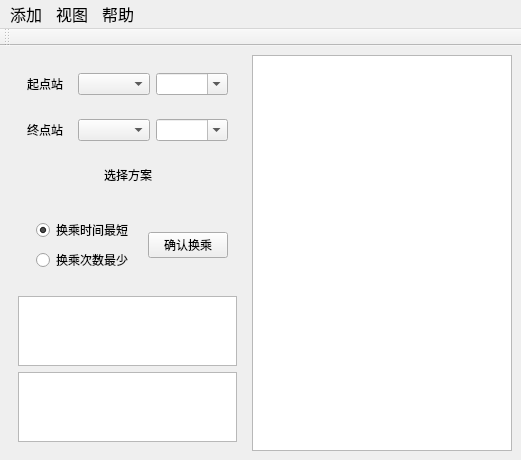
<?xml version="1.0" encoding="UTF-8"?>
<ui version="4.0">
 <class>MainWindow</class>
 <widget class="QMainWindow" name="MainWindow">
  <property name="geometry">
   <rect>
    <x>0</x>
    <y>0</y>
    <width>521</width>
    <height>427</height>
   </rect>
  </property>
  <property name="windowTitle">
   <string>MainWindow</string>
  </property>
  <property name="layoutDirection">
   <enum>Qt::LeftToRight</enum>
  </property>
  <widget class="QWidget" name="centralwidget">
   <layout class="QHBoxLayout" name="horizontalLayout_5" stretch="1,2">
    <item>
     <widget class="QWidget" name="widget_5" native="true">
      <property name="layoutDirection">
       <enum>Qt::LeftToRight</enum>
      </property>
      <layout class="QVBoxLayout" name="verticalLayout_2" stretch="0,0,0,0,5,2">
       <item>
        <widget class="QWidget" name="widget" native="true">
         <layout class="QHBoxLayout" name="horizontalLayout">
          <item>
           <widget class="QLabel" name="label">
            <property name="text">
             <string>起点站</string>
            </property>
           </widget>
          </item>
          <item>
           <widget class="QComboBox" name="comboBoxStartLine"/>
          </item>
          <item>
           <widget class="QComboBox" name="comboBoxStartStation">
            <property name="editable">
             <bool>true</bool>
            </property>
           </widget>
          </item>
         </layout>
        </widget>
       </item>
       <item>
        <widget class="QWidget" name="widget_2" native="true">
         <layout class="QHBoxLayout" name="horizontalLayout_2">
          <item>
           <widget class="QLabel" name="label_2">
            <property name="text">
             <string>终点站</string>
            </property>
           </widget>
          </item>
          <item>
           <widget class="QComboBox" name="comboBoxEndLine"/>
          </item>
          <item>
           <widget class="QComboBox" name="comboBoxEndStation">
            <property name="editable">
             <bool>true</bool>
            </property>
           </widget>
          </item>
         </layout>
        </widget>
       </item>
       <item>
        <widget class="QWidget" name="widget_6" native="true">
         <layout class="QHBoxLayout" name="horizontalLayout_4">
          <item>
           <spacer name="horizontalSpacer">
            <property name="orientation">
             <enum>Qt::Horizontal</enum>
            </property>
            <property name="sizeHint" stdset="0">
             <size>
              <width>40</width>
              <height>20</height>
             </size>
            </property>
           </spacer>
          </item>
          <item>
           <widget class="QLabel" name="label_3">
            <property name="layoutDirection">
             <enum>Qt::LeftToRight</enum>
            </property>
            <property name="text">
             <string>选择方案</string>
            </property>
           </widget>
          </item>
          <item>
           <spacer name="horizontalSpacer_2">
            <property name="orientation">
             <enum>Qt::Horizontal</enum>
            </property>
            <property name="sizeHint" stdset="0">
             <size>
              <width>59</width>
              <height>20</height>
             </size>
            </property>
           </spacer>
          </item>
         </layout>
        </widget>
       </item>
       <item>
        <widget class="QWidget" name="widget_4" native="true">
         <layout class="QHBoxLayout" name="horizontalLayout_3">
          <item>
           <widget class="QWidget" name="widget_3" native="true">
            <layout class="QVBoxLayout" name="verticalLayout">
             <item>
              <widget class="QRadioButton" name="radioButtonMinTime">
               <property name="text">
                <string>换乘时间最短</string>
               </property>
               <property name="checked">
                <bool>true</bool>
               </property>
              </widget>
             </item>
             <item>
              <widget class="QRadioButton" name="radioButtonLeastTrans">
               <property name="text">
                <string>换乘次数最少</string>
               </property>
               <property name="checked">
                <bool>false</bool>
               </property>
              </widget>
             </item>
            </layout>
           </widget>
          </item>
          <item>
           <widget class="QPushButton" name="pushButton">
            <property name="text">
             <string>确认换乘</string>
            </property>
           </widget>
          </item>
         </layout>
        </widget>
       </item>
       <item>
        <widget class="QTextBrowser" name="textBrowser"/>
       </item>
       <item>
        <widget class="QTextBrowser" name="textBrowser_legend">
         <property name="readOnly">
          <bool>true</bool>
         </property>
        </widget>
       </item>
      </layout>
     </widget>
    </item>
    <item>
     <widget class="QGraphicsView" name="graphicsView"/>
    </item>
   </layout>
  </widget>
  <widget class="QMenuBar" name="menubar">
   <property name="geometry">
    <rect>
     <x>0</x>
     <y>0</y>
     <width>521</width>
     <height>21</height>
    </rect>
   </property>
   <property name="font">
    <font>
     <family>Microsoft YaHei</family>
     <pointsize>12</pointsize>
    </font>
   </property>
   <widget class="QMenu" name="menu">
    <property name="title">
     <string>添加</string>
    </property>
    <addaction name="actionaddLine"/>
    <addaction name="actionaddStation"/>
    <addaction name="actionaddConnection"/>
   </widget>
   <widget class="QMenu" name="menu_2">
    <property name="title">
     <string>视图</string>
    </property>
    <addaction name="actionenlarge"/>
    <addaction name="actionshrink"/>
    <addaction name="separator"/>
    <addaction name="actionopenMap"/>
   </widget>
   <widget class="QMenu" name="menu_3">
    <property name="title">
     <string>帮助</string>
    </property>
    <addaction name="actionhelp"/>
   </widget>
   <addaction name="menu"/>
   <addaction name="menu_2"/>
   <addaction name="menu_3"/>
  </widget>
  <widget class="QToolBar" name="toolBar">
   <property name="windowTitle">
    <string>toolBar</string>
   </property>
   <property name="iconSize">
    <size>
     <width>20</width>
     <height>20</height>
    </size>
   </property>
   <attribute name="toolBarArea">
    <enum>TopToolBarArea</enum>
   </attribute>
   <attribute name="toolBarBreak">
    <bool>false</bool>
   </attribute>
  </widget>
  <action name="actionaddLine">
   <property name="icon">
    <iconset resource="resource.qrc">
     <normaloff>:/data/icon/Line.png</normaloff>:/data/icon/Line.png</iconset>
   </property>
   <property name="text">
    <string>添加线路</string>
   </property>
   <property name="font">
    <font>
     <pointsize>10</pointsize>
     <kerning>true</kerning>
    </font>
   </property>
  </action>
  <action name="actionaddStation">
   <property name="icon">
    <iconset resource="resource.qrc">
     <normaloff>:/data/icon/Station.png</normaloff>:/data/icon/Station.png</iconset>
   </property>
   <property name="text">
    <string>添加站点</string>
   </property>
   <property name="font">
    <font>
     <pointsize>10</pointsize>
    </font>
   </property>
  </action>
  <action name="actionaddConnection">
   <property name="icon">
    <iconset resource="resource.qrc">
     <normaloff>:/data/icon/connect.png</normaloff>:/data/icon/connect.png</iconset>
   </property>
   <property name="text">
    <string>添加连接</string>
   </property>
   <property name="font">
    <font>
     <pointsize>10</pointsize>
    </font>
   </property>
  </action>
  <action name="actionenlarge">
   <property name="icon">
    <iconset resource="resource.qrc">
     <normaloff>:/data/icon/enlarge.png</normaloff>:/data/icon/enlarge.png</iconset>
   </property>
   <property name="text">
    <string>放大</string>
   </property>
   <property name="font">
    <font>
     <pointsize>10</pointsize>
    </font>
   </property>
  </action>
  <action name="actionopenMap">
   <property name="icon">
    <iconset resource="resource.qrc">
     <normaloff>:/data/icon/map.png</normaloff>:/data/icon/map.png</iconset>
   </property>
   <property name="text">
    <string>打开地铁网络图</string>
   </property>
   <property name="font">
    <font>
     <pointsize>10</pointsize>
    </font>
   </property>
  </action>
  <action name="actionshrink">
   <property name="icon">
    <iconset resource="resource.qrc">
     <normaloff>:/data/icon/shrink.png</normaloff>:/data/icon/shrink.png</iconset>
   </property>
   <property name="text">
    <string>缩小</string>
   </property>
   <property name="font">
    <font>
     <pointsize>10</pointsize>
    </font>
   </property>
  </action>
  <action name="actionhelp">
   <property name="icon">
    <iconset resource="resource.qrc">
     <normaloff>:/data/icon/help.png</normaloff>:/data/icon/help.png</iconset>
   </property>
   <property name="text">
    <string>使用说明</string>
   </property>
   <property name="font">
    <font>
     <pointsize>10</pointsize>
    </font>
   </property>
  </action>
 </widget>
 <resources>
  <include location="resource.qrc"/>
 </resources>
 <connections/>
</ui>
